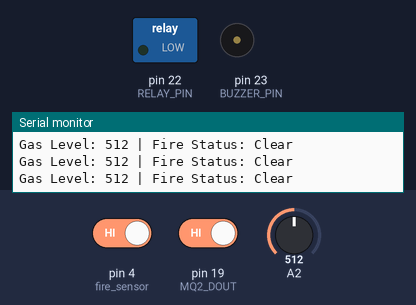
The sketch below on a simulated Arduino Mega 2560, built with avr-gcc and run on an emulated ATmega2560. Parts: switched loads named in the sketch (green lamp = pin HIGH), buzzer (waves = sounding, pin HIGH), the last lines printed to the serial monitor. The inputs (shaded band) are chosen by the test bench; at power-on: pin 4 (fire_sensor) HIGH, pin 19 (MQ2_DOUT) HIGH, A2 = 512.

Above: at 1.3 s.
1.4 s: pin 4 (fire_sensor) driven LOW
At 1.8 s:
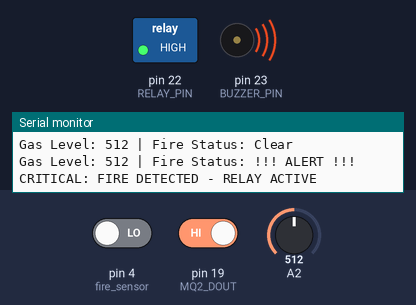
3.0 s: pin 4 (fire_sensor) driven HIGH
At 4.2 s:
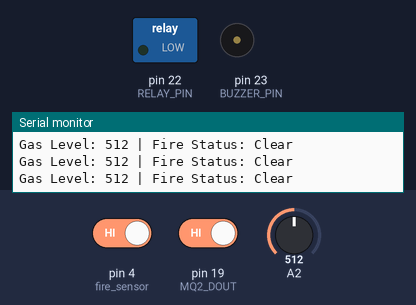
4.5 s: pin 19 (MQ2_DOUT) driven LOW
At 5.6 s:
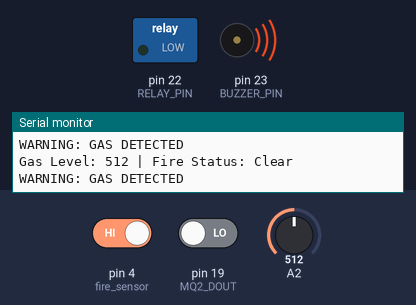
6.0 s: pin 19 (MQ2_DOUT) driven HIGH
At 6.8 s:
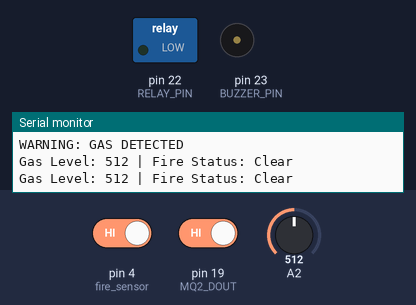
Timing chart, 0 to 8.5 s (numbered marks = the images above; inputs shaded):
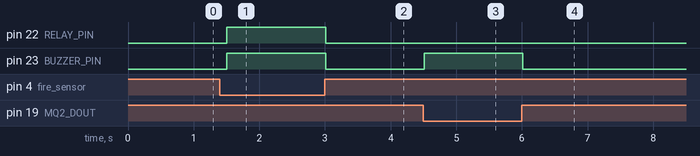

The sketch:

ignis_prototype_v1.ino
```cpp
// Pin Definitions
#define fire_sensor 4
#define MQ2_AOUT 18
#define MQ2_DOUT 19
#define BUZZER_PIN 23
#define RELAY_PIN 22

// Thresholds
const int gasThreshold = 1200;

void setup() {
  Serial.begin(115200);

  // Initialize Sensors & Outputs
  pinMode(fire_sensor, INPUT);
  pinMode(MQ2_DOUT, INPUT);
  pinMode(BUZZER_PIN, OUTPUT);
  pinMode(RELAY_PIN, OUTPUT);

  // Default states
  digitalWrite(BUZZER_PIN, LOW);
  digitalWrite(RELAY_PIN, LOW);

  Serial.println("System Initializing 2026 (Gas & Fire Only)...");
}

void loop() {
  // 1. Read Sensor Data
  int analogGas = analogRead(MQ2_AOUT);
  int digitalGas = digitalRead(MQ2_DOUT);
  int fireDetected = digitalRead(fire_sensor); // 0 = Fire (Active-Low)

  // 2. Serial Debugging
  Serial.print("Gas Level: ");
  Serial.print(analogGas);
  Serial.print(" | ");
  Serial.print("Fire Status: ");
  Serial.println(fireDetected == LOW ? "!!! ALERT !!!" : "Clear");

  // 3. Buzzer & Relay Logic
  // Triggers if Gas is high OR Fire is detected
  if (digitalGas == LOW || analogGas > gasThreshold || fireDetected == LOW) {
    digitalWrite(BUZZER_PIN, HIGH);

    // Relay triggers on Fire (e.g., to start a pump/fan)
    if (fireDetected == LOW) {
      digitalWrite(RELAY_PIN, HIGH);
      Serial.println("CRITICAL: FIRE DETECTED - RELAY ACTIVE");
    } else {
      Serial.println("WARNING: GAS DETECTED");
    }
  } else {
    digitalWrite(BUZZER_PIN, LOW);
    digitalWrite(RELAY_PIN, LOW);
  }

  delay(500); // Faster response time without DHT sensor latency
}
```

Measured:
- after the input at 1.4 s, pin 22 (RELAY_PIN), pin 23 (BUZZER_PIN): LOW → HIGH after 0.10 s
- after the input at 3.0 s, pin 22 (RELAY_PIN), pin 23 (BUZZER_PIN): HIGH → LOW at once
- after the input at 4.5 s, pin 23 (BUZZER_PIN): LOW → HIGH at once
- after the input at 6.0 s, pin 23 (BUZZER_PIN): HIGH → LOW at once
